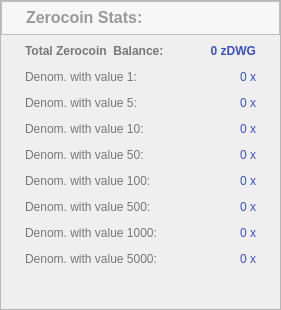
       <widget class="QFrame" name="frame_2_2">
        <property name="frameShape">
         <enum>QFrame::StyledPanel</enum>
        </property>
        <property name="frameShadow">
         <enum>QFrame::Raised</enum>
        </property>
        <layout class="QHBoxLayout" name="horizontalLayout_27">
         <property name="leftMargin">
          <number>0</number>
         </property>
         <property name="topMargin">
          <number>0</number>
         </property>
         <property name="rightMargin">
          <number>0</number>
         </property>
         <property name="bottomMargin">
          <number>0</number>
         </property>
         <item>
          <layout class="QVBoxLayout" name="verticalLayout_7">
           <property name="leftMargin">
            <number>0</number>
           </property>
           <property name="rightMargin">
            <number>0</number>
           </property>
           <item>
            <widget class="QFrame" name="frmZerocoinStats">
             <property name="styleSheet">
              <string notr="true">background-color: #f7f7f7</string>
             </property>
             <property name="frameShape">
              <enum>QFrame::StyledPanel</enum>
             </property>
             <property name="frameShadow">
              <enum>QFrame::Raised</enum>
             </property>
             <layout class="QHBoxLayout" name="horizontalLayout_22">
              <property name="leftMargin">
               <number>24</number>
              </property>
              <property name="topMargin">
               <number>6</number>
              </property>
              <property name="rightMargin">
               <number>24</number>
              </property>
              <property name="bottomMargin">
               <number>6</number>
              </property>
              <item>
               <layout class="QHBoxLayout" name="horizontalLayout_21">
                <item>
                 <widget class="QLabel" name="labelzDWGStats">
                  <property name="font">
                   <font>
                    <pointsize>12</pointsize>
                    <weight>75</weight>
                    <bold>true</bold>
                   </font>
                  </property>
                  <property name="toolTip">
                   <string>Information about the available Zerocoin funds.</string>
                  </property>
                  <property name="text">
                   <string>&lt;span style=&quot;color: #999;&quot;&gt;Zerocoin Stats:&lt;/span&gt;</string>
                  </property>
                  <property name="alignment">
                   <set>Qt::AlignLeading|Qt::AlignLeft|Qt::AlignVCenter</set>
                  </property>
                 </widget>
                </item>
                <item>
                 <spacer name="horizontalSpacer_16">
                  <property name="orientation">
                   <enum>Qt::Horizontal</enum>
                  </property>
                  <property name="sizeHint" stdset="0">
                   <size>
                    <width>40</width>
                    <height>20</height>
                   </size>
                  </property>
                 </spacer>
                </item>
               </layout>
              </item>
             </layout>
            </widget>
           </item>
           <item>
            <layout class="QHBoxLayout" name="horizontalLayout_12">
             <property name="leftMargin">
              <number>24</number>
             </property>
             <property name="rightMargin">
              <number>24</number>
             </property>
             <item>
              <widget class="QLabel" name="labelzAvailableText">
               <property name="font">
                <font>
                 <weight>75</weight>
                 <bold>true</bold>
                </font>
               </property>
               <property name="toolTip">
                <string>Total Balance including unconfirmed and immature zDWG</string>
               </property>
               <property name="styleSheet">
                <string notr="true">color: #777;</string>
               </property>
               <property name="text">
                <string>Total Zerocoin  Balance:</string>
               </property>
               <property name="alignment">
                <set>Qt::AlignLeading|Qt::AlignLeft|Qt::AlignVCenter</set>
               </property>
              </widget>
             </item>
             <item>
              <spacer name="horizontalSpacer_7">
               <property name="orientation">
                <enum>Qt::Horizontal</enum>
               </property>
               <property name="sizeHint" stdset="0">
                <size>
                 <width>40</width>
                 <height>20</height>
                </size>
               </property>
              </spacer>
             </item>
             <item>
              <widget class="QLabel" name="labelzAvailableAmount">
               <property name="minimumSize">
                <size>
                 <width>40</width>
                 <height>0</height>
                </size>
               </property>
               <property name="font">
                <font>
                 <weight>75</weight>
                 <bold>true</bold>
                </font>
               </property>
               <property name="toolTip">
                <string>Total Balance including unconfirmed and immature zDWG</string>
               </property>
               <property name="styleSheet">
                <string notr="true">color: #3b50c7;</string>
               </property>
               <property name="text">
                <string>0 zDWG</string>
               </property>
               <property name="alignment">
                <set>Qt::AlignRight|Qt::AlignTrailing|Qt::AlignVCenter</set>
               </property>
              </widget>
             </item>
            </layout>
           </item>
           <item>
            <layout class="QHBoxLayout" name="horizontalLayout_13">
             <property name="leftMargin">
              <number>24</number>
             </property>
             <property name="rightMargin">
              <number>24</number>
             </property>
             <item>
              <widget class="QLabel" name="labelzDenom1Text">
               <property name="toolTip">
                <string>Denominations with value 1:</string>
               </property>
               <property name="styleSheet">
                <string notr="true">color: #777;</string>
               </property>
               <property name="text">
                <string>Denom. with value 1:</string>
               </property>
               <property name="alignment">
                <set>Qt::AlignLeading|Qt::AlignLeft|Qt::AlignVCenter</set>
               </property>
              </widget>
             </item>
             <item>
              <spacer name="horizontalSpacer_8">
               <property name="orientation">
                <enum>Qt::Horizontal</enum>
               </property>
               <property name="sizeHint" stdset="0">
                <size>
                 <width>40</width>
                 <height>20</height>
                </size>
               </property>
              </spacer>
             </item>
             <item>
              <widget class="QLabel" name="labelzDenom1Amount">
               <property name="minimumSize">
                <size>
                 <width>40</width>
                 <height>0</height>
                </size>
               </property>
               <property name="toolTip">
                <string>Unconfirmed: less than 20 confirmations
Immature: confirmed, but less than 2 mints of the same denomination after it was minted</string>
               </property>
               <property name="styleSheet">
                <string notr="true">color: #3b50c7;</string>
               </property>
               <property name="text">
                <string>0 x</string>
               </property>
               <property name="textFormat">
                <enum>Qt::RichText</enum>
               </property>
               <property name="alignment">
                <set>Qt::AlignRight|Qt::AlignTrailing|Qt::AlignVCenter</set>
               </property>
              </widget>
             </item>
            </layout>
           </item>
           <item>
            <layout class="QHBoxLayout" name="horizontalLayout_14">
             <property name="leftMargin">
              <number>24</number>
             </property>
             <property name="rightMargin">
              <number>24</number>
             </property>
             <item>
              <widget class="QLabel" name="labelzDenom2Text">
               <property name="toolTip">
                <string>Denominations with value 5:</string>
               </property>
               <property name="styleSheet">
                <string notr="true">color: #777;</string>
               </property>
               <property name="text">
                <string>Denom. with value 5:</string>
               </property>
               <property name="alignment">
                <set>Qt::AlignLeading|Qt::AlignLeft|Qt::AlignVCenter</set>
               </property>
              </widget>
             </item>
             <item>
              <spacer name="horizontalSpacer_9">
               <property name="orientation">
                <enum>Qt::Horizontal</enum>
               </property>
               <property name="sizeHint" stdset="0">
                <size>
                 <width>40</width>
                 <height>20</height>
                </size>
               </property>
              </spacer>
             </item>
             <item>
              <widget class="QLabel" name="labelzDenom2Amount">
               <property name="minimumSize">
                <size>
                 <width>40</width>
                 <height>0</height>
                </size>
               </property>
               <property name="toolTip">
                <string>Unconfirmed: less than 20 confirmations
Immature: confirmed, but less than 2 mints of the same denomination after it was minted</string>
               </property>
               <property name="styleSheet">
                <string notr="true">color: #3b50c7;</string>
               </property>
               <property name="text">
                <string>0 x</string>
               </property>
               <property name="textFormat">
                <enum>Qt::RichText</enum>
               </property>
               <property name="alignment">
                <set>Qt::AlignRight|Qt::AlignTrailing|Qt::AlignVCenter</set>
               </property>
              </widget>
             </item>
            </layout>
           </item>
           <item>
            <layout class="QHBoxLayout" name="horizontalLayout_15">
             <property name="leftMargin">
              <number>24</number>
             </property>
             <property name="rightMargin">
              <number>24</number>
             </property>
             <item>
              <widget class="QLabel" name="labelzDenom3Text">
               <property name="toolTip">
                <string>Denominations with value 10:</string>
               </property>
               <property name="styleSheet">
                <string notr="true">color: #777;</string>
               </property>
               <property name="text">
                <string>Denom. with value 10:</string>
               </property>
               <property name="alignment">
                <set>Qt::AlignLeading|Qt::AlignLeft|Qt::AlignVCenter</set>
               </property>
              </widget>
             </item>
             <item>
              <spacer name="horizontalSpacer_10">
               <property name="orientation">
                <enum>Qt::Horizontal</enum>
               </property>
               <property name="sizeHint" stdset="0">
                <size>
                 <width>40</width>
                 <height>20</height>
                </size>
               </property>
              </spacer>
             </item>
             <item>
              <widget class="QLabel" name="labelzDenom3Amount">
               <property name="minimumSize">
                <size>
                 <width>40</width>
                 <height>0</height>
                </size>
               </property>
               <property name="toolTip">
                <string>Unconfirmed: less than 20 confirmations
Immature: confirmed, but less than 2 mints of the same denomination after it was minted</string>
               </property>
               <property name="styleSheet">
                <string notr="true">color: #3b50c7;</string>
               </property>
               <property name="text">
                <string>0 x</string>
               </property>
               <property name="textFormat">
                <enum>Qt::RichText</enum>
               </property>
               <property name="alignment">
                <set>Qt::AlignRight|Qt::AlignTrailing|Qt::AlignVCenter</set>
               </property>
              </widget>
             </item>
            </layout>
           </item>
           <item>
            <layout class="QHBoxLayout" name="horizontalLayout_16">
             <property name="leftMargin">
              <number>24</number>
             </property>
             <property name="rightMargin">
              <number>24</number>
             </property>
             <item>
              <widget class="QLabel" name="labelzDenom4Text">
               <property name="toolTip">
                <string>Denominations with value 50:</string>
               </property>
               <property name="styleSheet">
                <string notr="true">color: #777;</string>
               </property>
               <property name="text">
                <string>Denom. with value 50:</string>
               </property>
               <property name="alignment">
                <set>Qt::AlignLeading|Qt::AlignLeft|Qt::AlignVCenter</set>
               </property>
              </widget>
             </item>
             <item>
              <spacer name="horizontalSpacer_11">
               <property name="orientation">
                <enum>Qt::Horizontal</enum>
               </property>
               <property name="sizeHint" stdset="0">
                <size>
                 <width>40</width>
                 <height>20</height>
                </size>
               </property>
              </spacer>
             </item>
             <item>
              <widget class="QLabel" name="labelzDenom4Amount">
               <property name="minimumSize">
                <size>
                 <width>40</width>
                 <height>0</height>
                </size>
               </property>
               <property name="toolTip">
                <string>Unconfirmed: less than 20 confirmations
Immature: confirmed, but less than 2 mints of the same denomination after it was minted</string>
               </property>
               <property name="styleSheet">
                <string notr="true">color: #3b50c7;</string>
               </property>
               <property name="text">
                <string>0 x</string>
               </property>
               <property name="textFormat">
                <enum>Qt::RichText</enum>
               </property>
               <property name="alignment">
                <set>Qt::AlignRight|Qt::AlignTrailing|Qt::AlignVCenter</set>
               </property>
              </widget>
             </item>
            </layout>
           </item>
           <item>
            <layout class="QHBoxLayout" name="horizontalLayout_17">
             <property name="leftMargin">
              <number>24</number>
             </property>
             <property name="rightMargin">
              <number>24</number>
             </property>
             <item>
              <widget class="QLabel" name="labelzDenom5Text">
               <property name="toolTip">
                <string>Denominations with value 100:</string>
               </property>
               <property name="styleSheet">
                <string notr="true">color: #777;</string>
               </property>
               <property name="text">
                <string>Denom. with value 100:</string>
               </property>
               <property name="alignment">
                <set>Qt::AlignLeading|Qt::AlignLeft|Qt::AlignVCenter</set>
               </property>
              </widget>
             </item>
             <item>
              <spacer name="horizontalSpacer_12">
               <property name="orientation">
                <enum>Qt::Horizontal</enum>
               </property>
               <property name="sizeHint" stdset="0">
                <size>
                 <width>40</width>
                 <height>20</height>
                </size>
               </property>
              </spacer>
             </item>
             <item>
              <widget class="QLabel" name="labelzDenom5Amount">
               <property name="minimumSize">
                <size>
                 <width>40</width>
                 <height>0</height>
                </size>
               </property>
               <property name="toolTip">
                <string>Unconfirmed: less than 20 confirmations
Immature: confirmed, but less than 2 mints of the same denomination after it was minted</string>
               </property>
               <property name="styleSheet">
                <string notr="true">color: #3b50c7;</string>
               </property>
               <property name="text">
                <string>0 x</string>
               </property>
               <property name="textFormat">
                <enum>Qt::RichText</enum>
               </property>
               <property name="alignment">
                <set>Qt::AlignRight|Qt::AlignTrailing|Qt::AlignVCenter</set>
               </property>
              </widget>
             </item>
            </layout>
           </item>
           <item>
            <layout class="QHBoxLayout" name="horizontalLayout_18">
             <property name="leftMargin">
              <number>24</number>
             </property>
             <property name="rightMargin">
              <number>24</number>
             </property>
             <item>
              <widget class="QLabel" name="labelzDenom6Text">
               <property name="toolTip">
                <string>Denominations with value 500:</string>
               </property>
               <property name="styleSheet">
                <string notr="true">color: #777;</string>
               </property>
               <property name="text">
                <string>Denom. with value 500:</string>
               </property>
               <property name="alignment">
                <set>Qt::AlignLeading|Qt::AlignLeft|Qt::AlignVCenter</set>
               </property>
              </widget>
             </item>
             <item>
              <spacer name="horizontalSpacer_13">
               <property name="orientation">
                <enum>Qt::Horizontal</enum>
               </property>
               <property name="sizeHint" stdset="0">
                <size>
                 <width>40</width>
                 <height>20</height>
                </size>
               </property>
              </spacer>
             </item>
             <item>
              <widget class="QLabel" name="labelzDenom6Amount">
               <property name="minimumSize">
                <size>
                 <width>40</width>
                 <height>0</height>
                </size>
               </property>
               <property name="toolTip">
                <string>Unconfirmed: less than 20 confirmations
Immature: confirmed, but less than 2 mints of the same denomination after it was minted</string>
               </property>
               <property name="styleSheet">
                <string notr="true">color: #3b50c7;</string>
               </property>
               <property name="text">
                <string>0 x</string>
               </property>
               <property name="textFormat">
                <enum>Qt::RichText</enum>
               </property>
               <property name="alignment">
                <set>Qt::AlignRight|Qt::AlignTrailing|Qt::AlignVCenter</set>
               </property>
              </widget>
             </item>
            </layout>
           </item>
           <item>
            <layout class="QHBoxLayout" name="horizontalLayout_19">
             <property name="leftMargin">
              <number>24</number>
             </property>
             <property name="rightMargin">
              <number>24</number>
             </property>
             <item>
              <widget class="QLabel" name="labelzDenom7Text">
               <property name="toolTip">
                <string>Denominations with value 1000:</string>
               </property>
               <property name="styleSheet">
                <string notr="true">color: #777;</string>
               </property>
               <property name="text">
                <string>Denom. with value 1000:</string>
               </property>
               <property name="alignment">
                <set>Qt::AlignLeading|Qt::AlignLeft|Qt::AlignVCenter</set>
               </property>
              </widget>
             </item>
             <item>
              <spacer name="horizontalSpacer_14">
               <property name="orientation">
                <enum>Qt::Horizontal</enum>
               </property>
               <property name="sizeHint" stdset="0">
                <size>
                 <width>40</width>
                 <height>20</height>
                </size>
               </property>
              </spacer>
             </item>
             <item>
              <widget class="QLabel" name="labelzDenom7Amount">
               <property name="minimumSize">
                <size>
                 <width>40</width>
                 <height>0</height>
                </size>
               </property>
               <property name="toolTip">
                <string>Unconfirmed: less than 20 confirmations
Immature: confirmed, but less than 2 mints of the same denomination after it was minted</string>
               </property>
               <property name="styleSheet">
                <string notr="true">color: #3b50c7;</string>
               </property>
               <property name="text">
                <string>0 x</string>
               </property>
               <property name="textFormat">
                <enum>Qt::RichText</enum>
               </property>
               <property name="alignment">
                <set>Qt::AlignRight|Qt::AlignTrailing|Qt::AlignVCenter</set>
               </property>
              </widget>
             </item>
            </layout>
           </item>
           <item>
            <layout class="QHBoxLayout" name="horizontalLayout_20">
             <property name="leftMargin">
              <number>24</number>
             </property>
             <property name="rightMargin">
              <number>24</number>
             </property>
             <item>
              <widget class="QLabel" name="labelzDenom8Text">
               <property name="toolTip">
                <string>Denominations with value 5000:</string>
               </property>
               <property name="styleSheet">
                <string notr="true">color: #777;</string>
               </property>
               <property name="text">
                <string>Denom. with value 5000:</string>
               </property>
               <property name="alignment">
                <set>Qt::AlignLeading|Qt::AlignLeft|Qt::AlignVCenter</set>
               </property>
              </widget>
             </item>
             <item>
              <spacer name="horizontalSpacer_15">
               <property name="orientation">
                <enum>Qt::Horizontal</enum>
               </property>
               <property name="sizeHint" stdset="0">
                <size>
                 <width>40</width>
                 <height>20</height>
                </size>
               </property>
              </spacer>
             </item>
             <item>
              <widget class="QLabel" name="labelzDenom8Amount">
               <property name="minimumSize">
                <size>
                 <width>40</width>
                 <height>0</height>
                </size>
               </property>
               <property name="toolTip">
                <string>Unconfirmed: less than 20 confirmations
Immature: confirmed, but less than 2 mints of the same denomination after it was minted</string>
               </property>
               <property name="styleSheet">
                <string notr="true">color: #3b50c7;</string>
               </property>
               <property name="text">
                <string>0 x</string>
               </property>
               <property name="textFormat">
                <enum>Qt::RichText</enum>
               </property>
               <property name="alignment">
                <set>Qt::AlignRight|Qt::AlignTrailing|Qt::AlignVCenter</set>
               </property>
              </widget>
             </item>
            </layout>
           </item>
           <item>
            <spacer name="verticalSpacer_2">
             <property name="orientation">
              <enum>Qt::Vertical</enum>
             </property>
             <property name="sizeHint" stdset="0">
              <size>
               <width>20</width>
               <height>40</height>
              </size>
             </property>
            </spacer>
           </item>
          </layout>
         </item>
        </layout>
       </widget>
